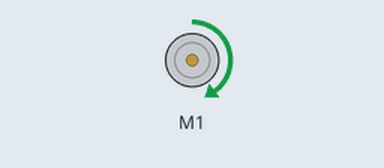
Simulated run of this sketch. Board: Arduino Uno, built with avr-gcc and run on an emulated ATmega328P. Parts: DC motor (green arrow = forward, orange = backward, longer = faster).

Above: at 0.05 s.
Timing chart, 0 to 3.0 s (numbered marks = the images above):
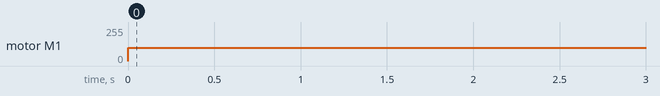

Measured:
- by itself, motor M1: stopped → forward 100/255 at 0.00 s

The sketch:

motorTest.ino
```cpp
#include <AFMotor.h>

AF_DCMotor motor(1);

void setup() {
  Serial.begin(9600);
  motor.setSpeed(100);
}

void loop() {
  motor.run(FORWARD);
  delay(100);
  motor.run(RELEASE);
}
```
